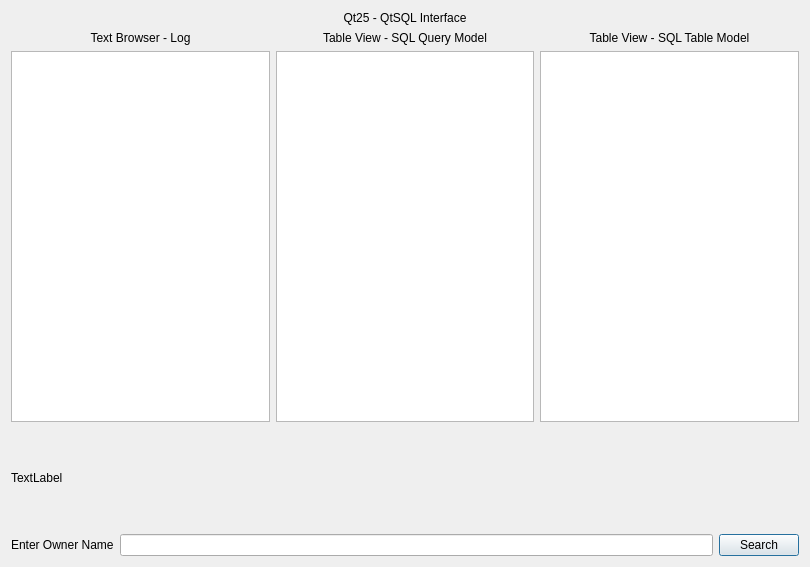
<?xml version="1.0" encoding="UTF-8"?>
<ui version="4.0">
 <class>Dialog</class>
 <widget class="QDialog" name="Dialog">
  <property name="geometry">
   <rect>
    <x>0</x>
    <y>0</y>
    <width>810</width>
    <height>567</height>
   </rect>
  </property>
  <property name="windowTitle">
   <string>Dialog</string>
  </property>
  <layout class="QVBoxLayout" name="verticalLayout_4">
   <item>
    <widget class="QLabel" name="label_2">
     <property name="text">
      <string>Qt25 - QtSQL Interface</string>
     </property>
     <property name="alignment">
      <set>Qt::AlignCenter</set>
     </property>
    </widget>
   </item>
   <item>
    <layout class="QHBoxLayout" name="horizontalLayout_2">
     <item>
      <layout class="QVBoxLayout" name="verticalLayout">
       <item>
        <widget class="QLabel" name="label_3">
         <property name="text">
          <string>Text Browser - Log</string>
         </property>
         <property name="alignment">
          <set>Qt::AlignCenter</set>
         </property>
        </widget>
       </item>
       <item>
        <widget class="QTextBrowser" name="textBrowser"/>
       </item>
      </layout>
     </item>
     <item>
      <layout class="QVBoxLayout" name="verticalLayout_2">
       <item>
        <widget class="QLabel" name="label_4">
         <property name="text">
          <string>Table View - SQL Query Model</string>
         </property>
         <property name="alignment">
          <set>Qt::AlignCenter</set>
         </property>
        </widget>
       </item>
       <item>
        <widget class="QTableView" name="queryView"/>
       </item>
      </layout>
     </item>
     <item>
      <layout class="QVBoxLayout" name="verticalLayout_3">
       <item>
        <widget class="QLabel" name="label_5">
         <property name="text">
          <string>Table View - SQL Table Model</string>
         </property>
         <property name="alignment">
          <set>Qt::AlignCenter</set>
         </property>
        </widget>
       </item>
       <item>
        <widget class="QTableView" name="tableView"/>
       </item>
      </layout>
     </item>
    </layout>
   </item>
   <item>
    <widget class="QLabel" name="graphics">
     <property name="minimumSize">
      <size>
       <width>100</width>
       <height>100</height>
      </size>
     </property>
     <property name="text">
      <string>TextLabel</string>
     </property>
    </widget>
   </item>
   <item>
    <layout class="QHBoxLayout" name="horizontalLayout">
     <item>
      <widget class="QLabel" name="label">
       <property name="text">
        <string>Enter Owner Name</string>
       </property>
      </widget>
     </item>
     <item>
      <widget class="QLineEdit" name="nameEdit"/>
     </item>
     <item>
      <widget class="QPushButton" name="searchButton">
       <property name="text">
        <string>Search</string>
       </property>
      </widget>
     </item>
    </layout>
   </item>
  </layout>
 </widget>
 <layoutdefault spacing="6" margin="11"/>
 <resources/>
 <connections/>
</ui>
